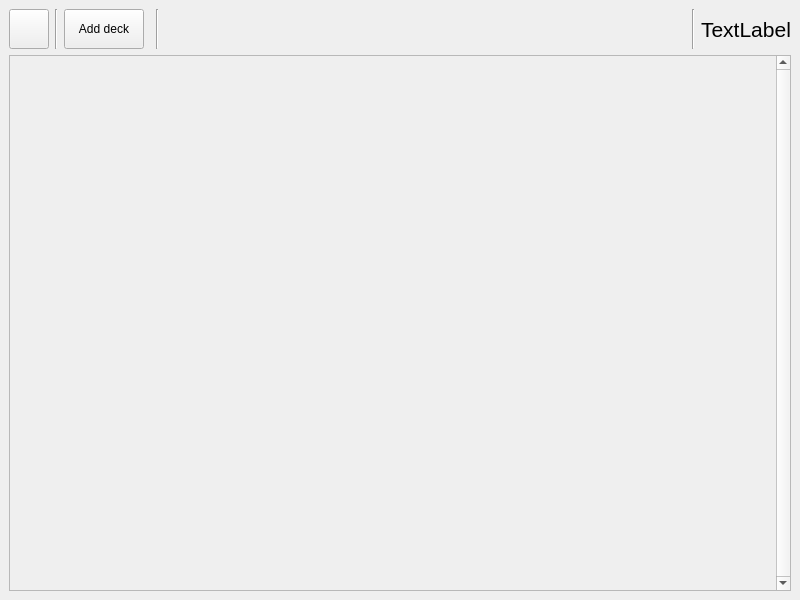
<?xml version="1.0" encoding="UTF-8"?>
<ui version="4.0">
 <class>MainWindow</class>
 <widget class="QMainWindow" name="MainWindow">
  <property name="geometry">
   <rect>
    <x>0</x>
    <y>0</y>
    <width>800</width>
    <height>600</height>
   </rect>
  </property>
  <property name="windowTitle">
   <string>MainWindow</string>
  </property>
  <widget class="QWidget" name="centralwidget">
   <layout class="QGridLayout" name="gridLayout_2">
    <item row="0" column="0">
     <layout class="QHBoxLayout" name="horizontalLayout">
      <item>
       <widget class="QPushButton" name="CloseButton">
        <property name="minimumSize">
         <size>
          <width>40</width>
          <height>40</height>
         </size>
        </property>
        <property name="maximumSize">
         <size>
          <width>40</width>
          <height>40</height>
         </size>
        </property>
        <property name="text">
         <string/>
        </property>
        <property name="icon">
         <iconset resource="Resources/sanki.qrc">
          <normaloff>:/close.png</normaloff>:/close.png</iconset>
        </property>
        <property name="iconSize">
         <size>
          <width>40</width>
          <height>40</height>
         </size>
        </property>
       </widget>
      </item>
      <item>
       <widget class="Line" name="line_2">
        <property name="orientation">
         <enum>Qt::Vertical</enum>
        </property>
       </widget>
      </item>
      <item>
       <widget class="QPushButton" name="FileButton">
        <property name="minimumSize">
         <size>
          <width>0</width>
          <height>40</height>
         </size>
        </property>
        <property name="text">
         <string>Add deck</string>
        </property>
        <property name="icon">
         <iconset resource="Resources/sanki.qrc">
          <normaloff>:/folder.png</normaloff>:/folder.png</iconset>
        </property>
       </widget>
      </item>
      <item>
       <widget class="Line" name="line_4">
        <property name="orientation">
         <enum>Qt::Horizontal</enum>
        </property>
       </widget>
      </item>
      <item>
       <widget class="Line" name="line_5">
        <property name="orientation">
         <enum>Qt::Vertical</enum>
        </property>
       </widget>
      </item>
      <item>
       <spacer name="horizontalSpacer">
        <property name="orientation">
         <enum>Qt::Horizontal</enum>
        </property>
        <property name="sizeHint" stdset="0">
         <size>
          <width>40</width>
          <height>20</height>
         </size>
        </property>
       </spacer>
      </item>
      <item>
       <widget class="Line" name="line_3">
        <property name="orientation">
         <enum>Qt::Vertical</enum>
        </property>
       </widget>
      </item>
      <item>
       <widget class="QLabel" name="TimeLabel">
        <property name="font">
         <font>
          <pointsize>16</pointsize>
         </font>
        </property>
        <property name="text">
         <string>TextLabel</string>
        </property>
        <property name="alignment">
         <set>Qt::AlignCenter</set>
        </property>
       </widget>
      </item>
     </layout>
    </item>
    <item row="1" column="0">
     <widget class="QScrollArea" name="DeckScrollArea">
      <property name="verticalScrollBarPolicy">
       <enum>Qt::ScrollBarAlwaysOn</enum>
      </property>
      <property name="widgetResizable">
       <bool>true</bool>
      </property>
      <widget class="QWidget" name="scrollAreaWidgetContents">
       <property name="geometry">
        <rect>
         <x>0</x>
         <y>0</y>
         <width>766</width>
         <height>532</height>
        </rect>
       </property>
       <layout class="QGridLayout" name="gridLayout">
        <item row="0" column="0">
         <layout class="QGridLayout" name="DeckGrid"/>
        </item>
       </layout>
      </widget>
     </widget>
    </item>
   </layout>
  </widget>
 </widget>
 <resources>
  <include location="Resources/sanki.qrc"/>
 </resources>
 <connections/>
</ui>
